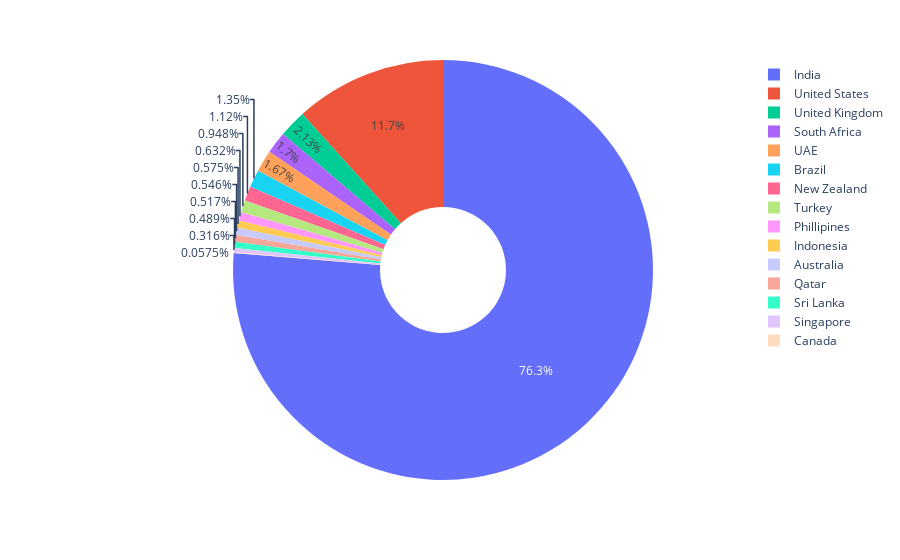

Write notebook code for a chart like this one.
### Code cell
best_resturants=df_combined[df_combined['Rating text'].isin(['Good', 'Very Good', 'Excellent'])].groupby('Country').size().values.sum()

best_resturants_country=df_combined[df_combined['Rating text'].isin(['Good', 'Very Good', 'Excellent'])].groupby('Country').size().index
best_resturants_country_counts=df_combined[df_combined['Rating text'].isin(['Good', 'Very Good', 'Excellent'])].groupby('Country').size().values

fig = px.pie(values=best_resturants_country_counts, names=best_resturants_country , hole = 0.3)
fig.show()

### Figure 1 — Plotly figure (JSON) as saved in the notebook; plotly's stock layout.template omitted (floating-point values rounded to 4 significant figures)
{"data": [{"domain": {"x": [0, 1], "y": [0, 1]}, "hole": 0.3, "hovertemplate": "label=%{label}<br>value=%{value}<extra></extra>", "labels": ["Australia", "Brazil", "Canada", "India", "Indonesia", "New Zealand", "Phillipines", "Qatar", "Singapore", "South Africa", "Sri Lanka", "Turkey", "UAE", "United Kingdom", "United States"], "legendgroup": "", "name": "", "showlegend": true, "type": "pie", "values": [19, 47, 2, 2655, 20, 39, 22, 18, 11, 59, 17, 33, 58, 74, 406]}], "layout": {"legend": {"tracegroupgap": 0}, "margin": {"t": 60}}}
